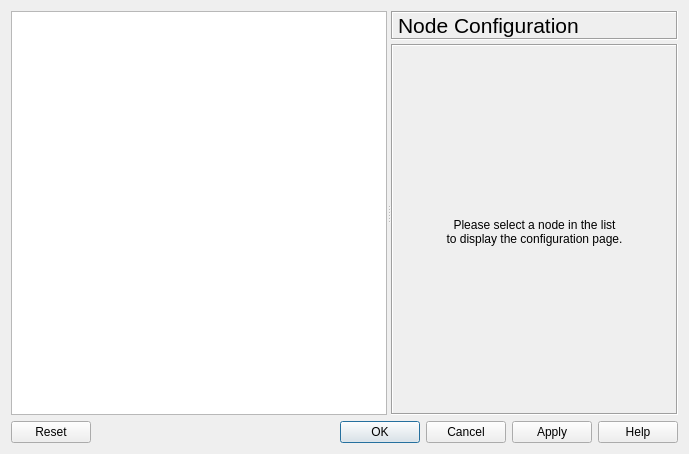
<?xml version="1.0" encoding="UTF-8"?>
<ui version="4.0">
 <class>NodePropertiesDialog</class>
 <widget class="QDialog" name="NodePropertiesDialog">
  <property name="geometry">
   <rect>
    <x>0</x>
    <y>0</y>
    <width>689</width>
    <height>454</height>
   </rect>
  </property>
  <property name="windowTitle">
   <string>Node properties</string>
  </property>
  <property name="styleSheet">
   <string notr="true">
QWidget {
    background-color: #fae8b7;
    color: #586e75;
}

QToolBar {
    border:0px;
}

QGraphicsView, QTextEdit, QPlainTextEdit, QTreeWidget, QListWidget, QLineEdit, QSpinBox, QComboBox {
    background-color: #fdf6e3;
}

QLabel, QMenu, QStatusBar {
  color: #586e75;
}

QMenuBar::item {
    background-color: #fae8b7;
}

QMenu::item:selected {
    color: #f2f2f2;
    background-color: #383838;
}

QToolButton:hover {
    background-color: #383838;
}

QGroupBox {
    color: #586e75;
    font: bold 12px;
    padding: 15px;
    border-style: none;
}

QAbstractScrollArea::corner {
    background: #fae8b7;
}

QScrollBar::add-page:horizontal, QScrollBar::sub-page:horizontal, QScrollBar::add-page:vertical, QScrollBar::sub-page:vertical {
  background: none;
}

QComboBox {
    selection-color: #f2f2f2;
    selection-background-color: #fae8b7;
}

QComboBox QAbstractItemView {
    background-color: #fdf6e3;
}

QDockWidget, QMenuBar, QPushButton, QToolButton, QTabWidget, QHeaderView::section {
    color: #586e75;
    font: bold 11px;
}

QTabBar {
    color: #586e75;
}

QRadioButton, QCheckBox {
  color: #586e75;
}

QRadioButton::disabled, QCheckBox::disabled {
  color: gray;
}
// bg-color=#fdf6e3
// fg-color=#586e75
// tool-bar=#fae8b7
// selection-bg=#383838 
// selection-fg=#f2f2f2
 </string>
  </property>
  <layout class="QGridLayout">
   <item row="0" column="0">
    <widget class="QSplitter" name="splitter">
     <property name="orientation">
      <enum>Qt::Horizontal</enum>
     </property>
     <widget class="QTreeWidget" name="uiNodesTreeWidget">
      <property name="sizePolicy">
       <sizepolicy hsizetype="Preferred" vsizetype="Expanding">
        <horstretch>0</horstretch>
        <verstretch>0</verstretch>
       </sizepolicy>
      </property>
      <attribute name="headerVisible">
       <bool>false</bool>
      </attribute>
      <column>
       <property name="text">
        <string>Nodes</string>
       </property>
      </column>
     </widget>
     <widget class="QWidget" name="verticalLayout">
      <layout class="QVBoxLayout">
       <property name="spacing">
        <number>4</number>
       </property>
       <property name="leftMargin">
        <number>0</number>
       </property>
       <property name="topMargin">
        <number>0</number>
       </property>
       <property name="rightMargin">
        <number>0</number>
       </property>
       <property name="bottomMargin">
        <number>0</number>
       </property>
       <item>
        <widget class="QLabel" name="uiTitleLabel">
         <property name="font">
          <font>
           <pointsize>16</pointsize>
          </font>
         </property>
         <property name="frameShape">
          <enum>QFrame::Box</enum>
         </property>
         <property name="frameShadow">
          <enum>QFrame::Sunken</enum>
         </property>
         <property name="text">
          <string>Node Configuration</string>
         </property>
         <property name="textFormat">
          <enum>Qt::PlainText</enum>
         </property>
        </widget>
       </item>
       <item>
        <widget class="QStackedWidget" name="uiConfigStackedWidget">
         <property name="sizePolicy">
          <sizepolicy hsizetype="Expanding" vsizetype="Expanding">
           <horstretch>0</horstretch>
           <verstretch>0</verstretch>
          </sizepolicy>
         </property>
         <property name="frameShape">
          <enum>QFrame::Box</enum>
         </property>
         <property name="frameShadow">
          <enum>QFrame::Sunken</enum>
         </property>
         <property name="currentIndex">
          <number>0</number>
         </property>
         <widget class="QWidget" name="uiEmptyPageWidget">
          <layout class="QVBoxLayout">
           <property name="spacing">
            <number>0</number>
           </property>
           <property name="leftMargin">
            <number>0</number>
           </property>
           <property name="topMargin">
            <number>4</number>
           </property>
           <property name="rightMargin">
            <number>0</number>
           </property>
           <property name="bottomMargin">
            <number>0</number>
           </property>
           <item>
            <spacer>
             <property name="orientation">
              <enum>Qt::Vertical</enum>
             </property>
             <property name="sizeType">
              <enum>QSizePolicy::Expanding</enum>
             </property>
             <property name="sizeHint" stdset="0">
              <size>
               <width>20</width>
               <height>20</height>
              </size>
             </property>
            </spacer>
           </item>
           <item>
            <widget class="QLabel" name="textLabel">
             <property name="text">
              <string>Please select a node in the list 
to display the configuration page.</string>
             </property>
             <property name="alignment">
              <set>Qt::AlignCenter</set>
             </property>
            </widget>
           </item>
           <item>
            <spacer>
             <property name="orientation">
              <enum>Qt::Vertical</enum>
             </property>
             <property name="sizeType">
              <enum>QSizePolicy::Expanding</enum>
             </property>
             <property name="sizeHint" stdset="0">
              <size>
               <width>20</width>
               <height>40</height>
              </size>
             </property>
            </spacer>
           </item>
          </layout>
         </widget>
        </widget>
       </item>
      </layout>
     </widget>
    </widget>
   </item>
   <item row="1" column="0">
    <widget class="QDialogButtonBox" name="uiButtonBox">
     <property name="orientation">
      <enum>Qt::Horizontal</enum>
     </property>
     <property name="standardButtons">
      <set>QDialogButtonBox::Apply|QDialogButtonBox::Cancel|QDialogButtonBox::Help|QDialogButtonBox::Ok|QDialogButtonBox::Reset</set>
     </property>
    </widget>
   </item>
  </layout>
 </widget>
 <resources>
  <include location="../../resources/resources.qrc"/>
 </resources>
 <connections/>
</ui>
